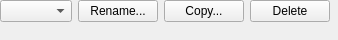
<?xml version="1.0" encoding="UTF-8"?>
<ui version="4.0">
 <class>Core::Internal::ThemeSettings</class>
 <widget class="QWidget" name="Core::Internal::ThemeSettings">
  <property name="geometry">
   <rect>
    <x>0</x>
    <y>0</y>
    <width>338</width>
    <height>40</height>
   </rect>
  </property>
  <layout class="QVBoxLayout" name="verticalLayout">
   <property name="leftMargin">
    <number>0</number>
   </property>
   <property name="topMargin">
    <number>0</number>
   </property>
   <property name="rightMargin">
    <number>0</number>
   </property>
   <property name="bottomMargin">
    <number>0</number>
   </property>
   <item>
    <layout class="QHBoxLayout" name="horizontalLayout">
     <item>
      <widget class="QComboBox" name="themeComboBox"/>
     </item>
     <item>
      <widget class="QPushButton" name="renameButton">
       <property name="text">
        <string>Rename...</string>
       </property>
      </widget>
     </item>
     <item>
      <widget class="QPushButton" name="copyButton">
       <property name="text">
        <string>Copy...</string>
       </property>
      </widget>
     </item>
     <item>
      <widget class="QPushButton" name="deleteButton">
       <property name="text">
        <string>Delete</string>
       </property>
      </widget>
     </item>
     <item>
      <spacer name="horizontalSpacer">
       <property name="orientation">
        <enum>Qt::Horizontal</enum>
       </property>
       <property name="sizeHint" stdset="0">
        <size>
         <width>40</width>
         <height>20</height>
        </size>
       </property>
      </spacer>
     </item>
    </layout>
   </item>
   <item>
    <widget class="Core::Internal::ThemeEditor::ThemeEditorWidget" name="editor" native="true">
     <property name="sizePolicy">
      <sizepolicy hsizetype="Expanding" vsizetype="Expanding">
       <horstretch>0</horstretch>
       <verstretch>0</verstretch>
      </sizepolicy>
     </property>
    </widget>
   </item>
  </layout>
 </widget>
 <customwidgets>
  <customwidget>
   <class>Core::Internal::ThemeEditor::ThemeEditorWidget</class>
   <extends>QWidget</extends>
   <header location="global">core/themeeditor/themeeditorwidget.h</header>
   <container>1</container>
  </customwidget>
 </customwidgets>
 <resources/>
 <connections/>
</ui>
